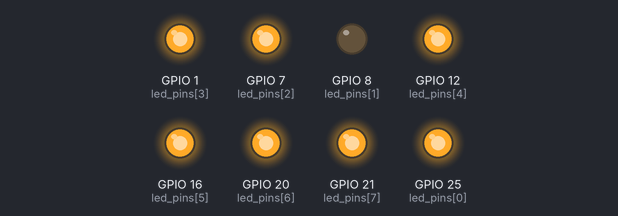
This program was run on a simulated Raspberry Pi (BCM pin numbers). Parts: output pins drawn as LEDs (lit = HIGH).

Above: at 0.1 s.
At 0.43 s:
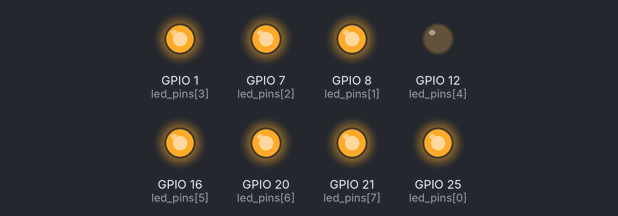
At 0.78 s:
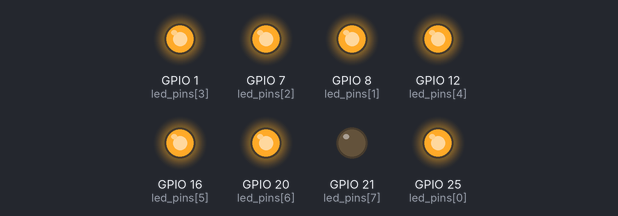
At 1.36 s:
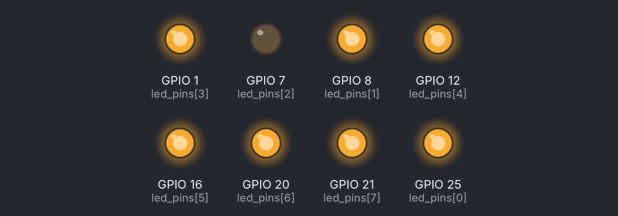
At 1.96 s:
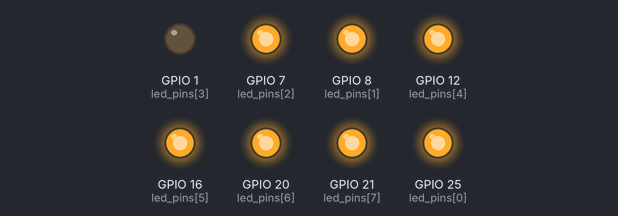
At 3.24 s:
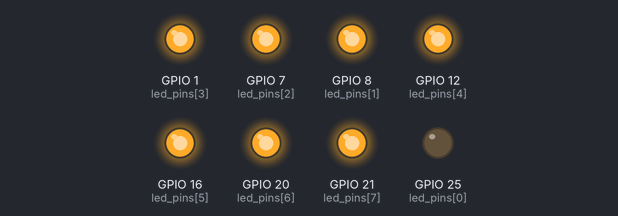
Timing chart, 0 to 3.8 s (numbered marks = the images above):
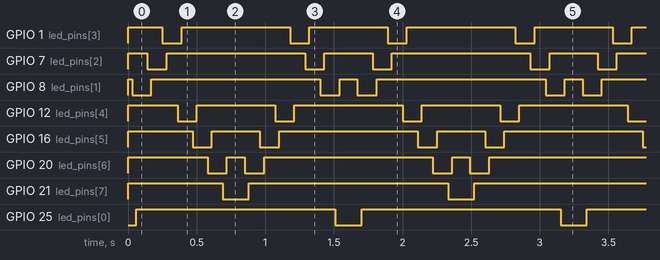

The program:

led_row.py
```python
#!/usr/bin/env python
# -*- coding: utf-8 -*-

import RPi.GPIO as GPIO
import time

led_pins = [ 25, 8, 7, 1, 12, 16, 20, 21 ]
sleep_time_1 = 0.03
sleep_time_2 = 0.05


def setup():
  # Layout festlegen auf BCM-Nummerierung
  GPIO.setmode(GPIO.BCM)

  for pin in led_pins:
      GPIO.setup(pin, GPIO.OUT)
      GPIO.output(pin, GPIO.HIGH)


def right_loop():
    for i in range(0, len(led_pins)):
        GPIO.output(led_pins[i], GPIO.LOW)

        if i + 1 < len(led_pins):
            time.sleep(sleep_time_1)
            GPIO.output(led_pins[i + 1], GPIO.LOW)
            time.sleep(sleep_time_1)
            GPIO.output(led_pins[i], GPIO.HIGH)

        time.sleep(sleep_time_2)


def left_loop():
    for i in range(len(led_pins) - 1, -1, -1):
        if i - 1 >= 0:
            time.sleep(sleep_time_1)
            GPIO.output(led_pins[i - 1], GPIO.LOW)
            time.sleep(sleep_time_1)
            GPIO.output(led_pins[i], GPIO.HIGH)

        time.sleep(sleep_time_2)


def cleanup():
    # alles wieder aufräumen
    GPIO.cleanup()


def loop():
    while True:
        right_loop()
        left_loop()


if __name__ == '__main__':
    setup()

    try:
        loop()
    except KeyboardInterrupt:
        cleanup()
```

Measured:
- by itself, GPIO 1 (led_pins[3]): repeats every 1.6 s: HIGH 0.79 s, LOW 0.14 s, HIGH 0.57 s, LOW 0.14 s
- by itself, GPIO 7 (led_pins[2]): repeats every 1.6 s: HIGH 1.0 s, LOW 0.14 s, HIGH 0.35 s, LOW 0.14 s
- by itself, GPIO 8 (led_pins[1]): repeats every 1.6 s: HIGH 1.2 s, LOW 0.14 s, HIGH 0.13 s, LOW 0.14 s
- by itself, GPIO 12 (led_pins[4]): repeats every 1.6 s: HIGH 0.57 s, LOW 0.14 s, HIGH 0.79 s, LOW 0.14 s
- by itself, GPIO 16 (led_pins[5]): repeats every 1.6 s: HIGH 0.35 s, LOW 0.14 s, HIGH 1.0 s, LOW 0.14 s
- by itself, GPIO 20 (led_pins[6]): repeats every 1.6 s: HIGH 0.13 s, LOW 0.14 s, HIGH 1.2 s, LOW 0.14 s
- by itself, GPIO 21 (led_pins[7]), GPIO 25 (led_pins[0]): alternates HIGH for 1.5 s and LOW for 0.19 s
